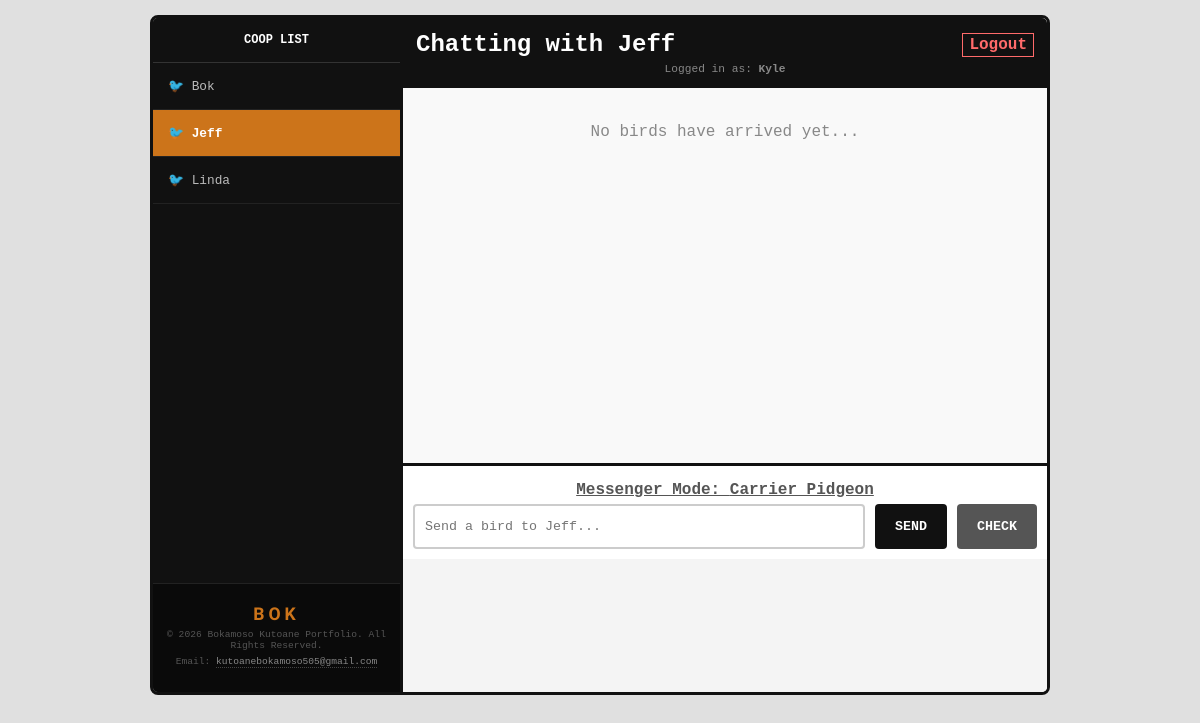
The page /index.php?user=Jeff (signed in) on the database its author committed.
### tables this page shows
CREATE TABLE `users` (
  `id` int(11) NOT NULL,
  `username` text NOT NULL,
  `password` text NOT NULL,
  `onboarding_complete` tinyint(1) DEFAULT 0
);

### index.php (the view, shortened to what this page needs)
<?php
include "db.php";
$me = $_SESSION['username'];
$them = $_GET['user'] ?? '';
$user_sql = "SELECT username FROM users WHERE username != '$me' ORDER BY username ASC";
$user_result = mysqli_query($conn, $user_sql);
$all_users = mysqli_fetch_all($user_result, MYSQLI_ASSOC);
$messages = [];
if (!empty($them)) {
  $msg_sql = "SELECT * FROM messages
              WHERE ((name = '$me' AND receiver = '$them') OR (name = '$them' AND receiver = '$me'))
              AND scheduled_arrival <= CURRENT_TIMESTAMP
              ORDER BY scheduled_arrival DESC";
  $msg_result = mysqli_query($conn, $msg_sql);
  if ($msg_result) {
    $messages = mysqli_fetch_all($msg_result, MYSQLI_ASSOC);
  }
}
?>
<!DOCTYPE html>
<html>
  <head>
    <link rel="stylesheet" href="style.css">
  </head>
  <body>
    <div class="chat-app">
      <div class="chat-sidebar">
        <div class="sidebar-header">COOP LIST</div>
          <div class="user-list">
            <?php foreach ($all_users as $user): ?>
              <a href="index.php?user=<?php echo urlencode($user['username']); ?>"
                class="user-link <?php echo ($them == $user['username']) ? 'active' : ''; ?>">
                🐦 <?php echo htmlspecialchars($user['username']); ?>
              </a>
            <?php endforeach; ?>
          </div>
          <div class="footer-info">
            <p class="logo">BOK</p>
            <p>&copy; 2026 Bokamoso Kutoane Portfolio. All Rights Reserved.</p>
            <p>Email: <a href="mailto:kutoanebokamoso505@gmail.com">kutoanebokamoso505@gmail.com</a></p>
          </div>
        </div>
      <div class="chat-main">
        <div class="chat-header">
          <div class="header-info-top" style="display:flex; justify-content: space-between; align-items:center;">
            <h2 style="margin:0;">
              <?php echo $them ? "Chatting with " . htmlspecialchars($them) : "Bird Noise*"; ?>
            </h2>
            <a href="logout.php" class="logout-btn">Logout</a>
          </div>
          <div style="font-size: 0.7rem; margin-top: 5px; color: #888;">
            Logged in as: <strong><?php echo htmlspecialchars($me); ?></strong>
          </div>
        </div>
        <div class="chat-body">
          <?php if ($them): ?>
            <?php if (!empty($messages)): ?>
              <?php foreach ($messages as $msg): ?>
                <?php $class = (strtolower($msg['name']) === strtolower($me)) ? 'sent' : 'received'; ?>
                <div class="message-row <?php echo $class; ?>">
                  <div class="message-bubble">
                    <div class="message-top">
                      <span class="username"><?php echo htmlspecialchars($msg['name']); ?></span>
                      <span class="msg-index">via: <?php echo $msg['transportation']; ?></span>
                    </div>
                    <div class="message-text"><?php echo htmlspecialchars($msg['message']); ?></div>
                    <div class="message-times"><span><?php echo $msg['time_sent']; ?></span></div>
                  </div>
                </div>
              <?php endforeach; ?>
            <?php else: ?>
              <p style="text-align:center; padding-top:20px; color:#888;">No birds have arrived yet...</p>
            <?php endif; ?>
          <?php endif; ?>
        </div>
        <?php if ($them): ?>
          <div class="chat-footer">
            <form action="process.php" method="POST" class="chat-form">
              <div class="bird-selector" onclick="myFunction()">
                Messenger Mode: <span id="current-bird">Carrier Pidgeon</span>
              </div>
              <div class="input-group">
                <input type="text" name="message" placeholder="Send a bird to <?php echo htmlspecialchars($them); ?>..." required autocomplete="off">
                <button type="submit" name="send" class="send-btn">SEND</button>
                <button type="button" class="refresh-btn" onclick="location.reload()">CHECK</button>
              </div>
            </form>
          </div>
        <?php endif; ?>
      </div>
    </div>
  </body>
</html>

### style.css (style rules this page uses)
* { margin: 0; padding: 0; box-sizing: border-box; font-family: 'Courier New', Courier, monospace; }
body { background-color: #e0e0e0; padding: 15px; display: flex; justify-content: center; }
.chat-app { width: 100%; max-width: 900px; height: 85vh; background: white; border: 3px solid #111; border-radius: 8px; display: flex; flex-direction: row; overflow: hidden; }
.chat-header { background: #111; color: white; padding: 13px; text-align: center; }
.chat-sidebar { width: 250px; background: #111; color: white; display: flex; flex-direction: column; border-right: 3px solid #111; }
.sidebar-header { padding: 15px; background: #111; font-weight: bold; font-size: 0.75rem; text-align: center; border-bottom: 1px solid #333; }
.user-list { flex: 1; overflow-y: auto; }
.user-link { display: block; padding: 15px; color: #bbb; text-decoration: none; font-size: 0.8rem; border-bottom: 1px solid #222; transition: 0.2s; }
.user-link.active { background: #CC741A; color: white; font-weight: bold; }
.chat-main { flex: 1; display: flex; flex-direction: column; height: 100%; background: #f4f4f4; }
.logout-btn { color: #ff6b6b; text-decoration: none; border: 1px solid #ff6b6b; padding: 2px 6px; font-weight: bold; transition: 0.2s; }
.chat-body { height: 375px; background: #f9f9f9; padding: 15px; overflow-y: auto; display: flex; flex-direction: column; }
.chat-footer { padding: 10px; background: white; border-top: 3px solid #111; overflow: visible; }
.input-group { display: flex; gap: 10px; width: 100%; }
.input-group input[type="text"] { flex: 1; padding: 10px; border: 2px solid #ccc; border-radius: 4px; }
.input-group button { padding: 10px 20px; border: none; font-weight: bold; border-radius: 4px; cursor: pointer; white-space: nowrap; }
.send-btn, .refresh-btn { padding: 0 20px; border: none; border-radius: 4px; font-weight: bold; cursor: pointer; height: 45px; color: white; transition: 0.2s; }
.send-btn { background: #111; }
.refresh-btn { background: #555; }
.bird-selector { position: relative; display: inline-block; cursor: pointer; margin-top: 5px; margin-bottom: 5px; color: #555; font-weight: bold; text-align: center; width: 100%; text-decoration: underline; }
.logo { font-family: "Quantico", sans-serif; font-weight: bold; font-size: 1.2rem; color: #E5E4E2; }
.footer-info { margin-top: auto; padding: 20px 10px; background: #0a0a0a; border-top: 1px solid #222; font-size: 0.6rem; color: #555; text-align: center; }
.footer-info .logo { color: #CC741A; font-size: 1.1rem; font-weight: bold; letter-spacing: 4px; margin-bottom: 5px; }
.footer-info p { margin-bottom: 5px; }
.footer-info a { color: #888; text-decoration: none; border-bottom: 1px dotted #444; }

### rows shown on the page
users: username "Bok"
users: username "Jeff"
users: username "Linda"

### other values the page prints
$them "Jeff"
$me "Kyle"
